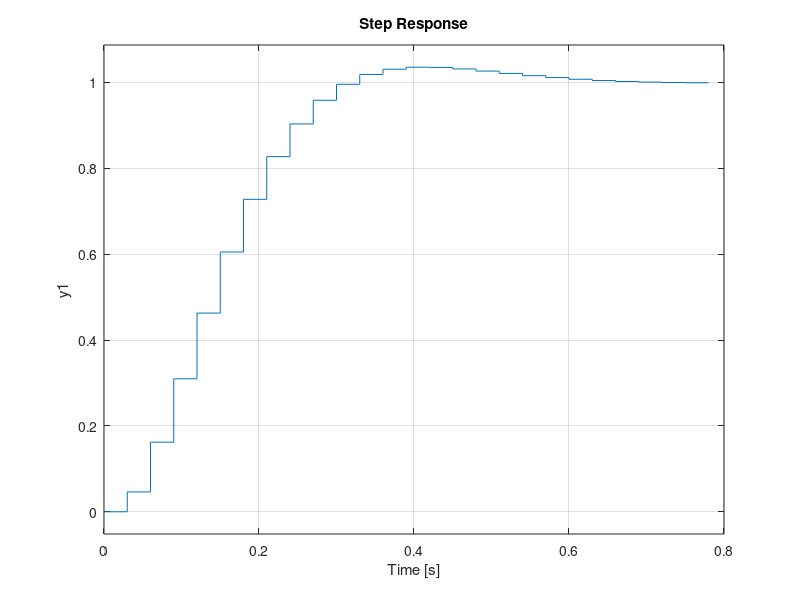

Source code (MATLAB): (Note: this script raises an error after producing the figure.)
clear; clc;
close all;

J = 7.5924;
Ts = 0.03;

%% Controller Script

A = [0 1; 0 0];
B = [0; 1/J];
C = [1 0];

sys_con = ss(A,B,C,0);

%% Discrete system
sys_dis = c2d(sys_con,Ts);

Q = diag([1e3,1]);
R = 1e-3;
[K,P,e] = dlqr(sys_dis.A,sys_dis.B,Q,R);
Kw = 1/(sys_dis.C*inv(eye(2) - sys_dis.A + sys_dis.B*K)*sys_dis.B);

sys_close = ss(sys_dis.A - sys_dis.B*K, Kw*sys_dis.B,sys_dis.C,0,Ts);
sys_open = ss(sys_dis.A,sys_dis.B,sys_dis.C,0);

figure;
step(sys_close);
damp(sys_close);

% place poles with ackermann
% poles = [0.99999,0.99];
% K = acker(sys_dis.A,sys_dis.B,poles)
% Kw = 1/(sys_dis.C*inv(eye(2) - sys_dis.A + sys_dis.B*K)*sys_dis.B);

%% Build observer
poles_obsv = real(pole(sys_close))/10000;
poles_obsv = [0;0];
% poles_obsv = [0.9;0.9];

P = sym('P',[2,1]);
syms z
F = sys_dis.A - P*sys_dis.C;
detF = det(z*eye(2) - F);
[C,T] = coeffs(detF,z,'all');
desirePoles = poly(poles_obsv);
SOL = solve(C == desirePoles);
P = double([SOL.P1;SOL.P2]);


 
